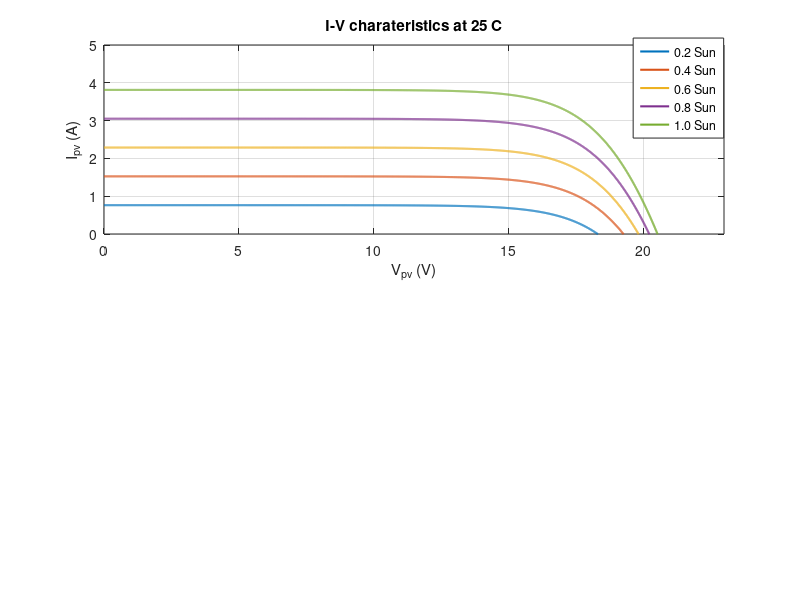

MATLAB code for this plot: (Note: this script raises an error after producing the figure.)
%%AGH Solar Plane
%%PV Cell Shockley diode equation
clear all
clc
Va=0:.01:25;
Suns=.2:.2:1;
TaC=30; % 
Ipv=zeros(size(Va));
Ppv=zeros(size(Va));
for s=1:1:length(Suns)
for i=1:1:length(Va)
k=1.38e-23; % Boltzman’s const
q=1.6e-19; % charge on an electron
A=1.2;% "diode quality" factor, =2 for crystaline, <2 for amorphous
Vg=1.12;% band gap voltage, 1.12eV for xtal Si, ˜1.75 for amorphous Si.
Ns=44;% AGH Solar Plane number of series connected cells (diodes) 

T1=273+25;
Voc_T1=21.06/Ns; % open circuit voltage per cell at temperature T1
Isc_T1=3.80; %short circuit current per cell at temp T1

T2=273+75;
Voc_T2=17.05/Ns; % open circuit voltage per cell at temperature T2
Isc_T2=3.92; % short circuit current per cell at temp T2

TarK=273+TaC;
Tref=273+25; %ref. temperature
%{
Va=0;
Iph_T1=Isc_T1;
%}
Iph_T1=Isc_T1*Suns(s);
a=(Isc_T2-Isc_T1)/Isc_T1*1/(T2-T1);
Iph=Iph_T1*(1+a*(TarK-T1));

Vt_T1=k*T1/q;
Ir_T1=Isc_T1/(exp(Voc_T1/(A*Vt_T1))-1);
Ir_T2=Isc_T2/(exp(Voc_T2/(A*Vt_T1))-1);
b=Vg*q/(A*k);
Ir=Ir_T1*(TarK/T1).^(3/A).*exp(-b.*(1./TarK-1/T1));
X2v=Ir_T1/(A*Vt_T1)*exp(Voc_T1/(A*Vt_T1));
dVdI_Voc=-1.15/Ns/2;
%Sun Power PV Cell Character
Rs=-dVdI_Voc-1/X2v;
%Ia=1:0.01:Iph;
Vt_Ta=A*k*TarK/q;
%{
Ia1=Iph-Ir*(exp((Vc+Ia*Rs)/Vt_Ta)-1));
solve for I: f(Ia)=Iph-Ia-Ir*(exp((Vc+Ia*Rs)/Vt_Ta)-1))=0;
Newton raphson Ia2=Ias1-f(Ia1)/f'(Ia1)
%}
Vc=Va(i)/Ns;
Ia=zeros(size(Vc));
%Iav=Ia
for j=1:1:10
    Ia=Ia-(Iph-Ia-Ir*(exp((Vc+Ia*Rs)/Vt_Ta)-1))./(-1-Ir*(exp((Vc+Ia*Rs)/Vt_Ta)-1).*Rs/Vt_Ta);
end
Ipv(s,i)=Ia;
Ppv(s,i)=Va(i)*Ipv(s,i);
end
end
%% figure 
axes1 = axes('Parent',figure,'OuterPosition',[0 0.5 1 0.5]);
 xlim(axes1,[0 23]);
 ylim(axes1,[0 5]);
box(axes1,'on');
grid(axes1,'on');
hold(axes1,'all');
title('I-V charateristics at 25 C');
xlabel('V_p_v (V)');
ylabel('I_p_v (A)');
plot1 = plot(Va(1,:),Ipv(:,:),'Parent',axes1,'LineWidth',1.5);
set(plot1(1),'DisplayName','0.2 Sun');
set(plot1(2),'DisplayName','0.4 Sun');
set(plot1(3),'DisplayName','0.6 Sun');
set(plot1(4),'DisplayName','0.8 Sun');
set(plot1(5),'DisplayName','1.0 Sun');


 legend1 = legend(axes1,'show');
 set(legend1,...
     'Position',[0.791450219003363 0.769901214241614 0.0793528505392912 0.151937984496124]);
 legend2 = legend(axes2,'show');
 set(legend2,...
     'Position',[0.189976911157747 0.248883515126569 0.0793528505392912 0.151937984496124]);
